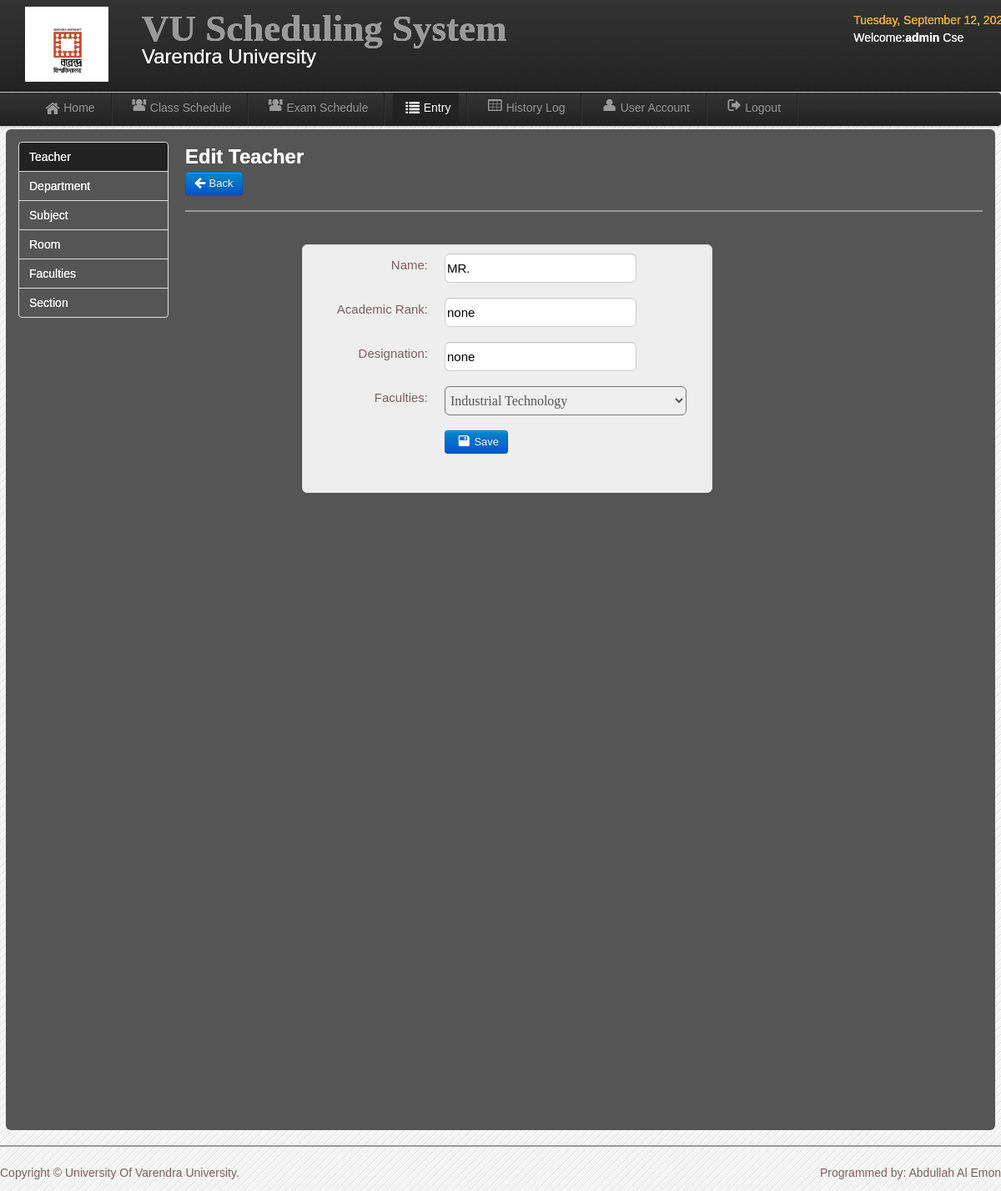
The app's page /admin/edit_teacher.php?id=65 (signed in) with its own data.
### tables this page shows
CREATE TABLE `users` (
  `User_id` int(11) NOT NULL,
  `UserName` varchar(20) NOT NULL,
  `Password` varchar(20) NOT NULL,
  `User_Type` varchar(20) NOT NULL,
  `FirstName` varchar(30) NOT NULL,
  `LastName` varchar(30) NOT NULL,
  `College` varchar(20) NOT NULL
);

CREATE TABLE `teacher` (
  `teacher_id` int(11) NOT NULL,
  `Name` varchar(50) NOT NULL,
  `Academic_Rank` varchar(100) NOT NULL,
  `Designation` varchar(100) NOT NULL,
  `Department` varchar(100) NOT NULL
);

### admin/session.php (called while the page is built, shortened)
<?php
        $id_session=$_SESSION['id'];
?>

### admin/edit_teacher.php (the view, shortened to what this page needs)
<?php include('session.php'); include('header.php'); include('dbcon.php');
$get_id=$_GET['id'];
 ?>
<body>
<?php include('nav-top1.php'); ?>
    <div class="navbar navbar-fixed-top1">
    <div class="navbar-inner">
    <div class="container">
	<div class="marg">
    <ul class="nav">
  <li>
    <a href="home.php"><i class="icon-home icon-large"></i>Home</a>
  </li>
   <li class="divider-vertical"></li>
  <li><a href="schedule.php"><i class="icon-group icon-large"></i>Class Schedule</a></li>
   <li class="divider-vertical"></li>
    <li><a href="exam_schedule.php"><i class="icon-group icon-large"></i>Exam Schedule</a></li>
   <li class="divider-vertical"></li>
  <li class="active"><a href="record.php"><i class="icon-list icon-large"></i>Entry</a></li>
   <li class="divider-vertical"></li>
  <li><a href="history_log.php"><i class="icon-table icon-large"></i>History Log</a></li>
     <li class="divider-vertical"></li>
  <li><a href="user_account.php"><i class="icon-user icon-large"></i>User Account</a></li>
  <li class="divider-vertical"></li>
  <li><a id="logout" data-toggle="modal" href="#myModal"><i class="icon-signout icon-large"></i>Logout</a></li>
   <li class="divider-vertical"></li>
</ul>
    </div>
    </div>
    </div>
    </div>
<div class="wrapper">
<div id="element" class="hero-body">
<div class="left-nav">
<ul class="nav nav-tabs nav-stacked">
  <li class="active"><a href="record.php"><font color="white">Teacher</font></a></li>
  <li><a href="course.php"><font color="white">Department</font></a></li>
  <li><a href="subject.php"><font color="white">Subject</font></a></li>
  <li><a href="room.php"><font color="white">Room</font></a></li>
  <li><a href="department.php"><font color="white">Faculties</font></a></li>
  <li><a href="shool_year.php"><font color="white">Section</font></a></li>
</ul>
</div>
<div class="right-nav-content">
<h2><font color="white">Edit Teacher</font></h2>
	<a class="btn btn-primary"  href="record.php">  <i class=" icon-arrow-left icon-large"></i>&nbsp;Back</a>
	<hr>
	<div class="teacher">
	   <form id="save_voter" class="form-horizontal" method="POST" action="update_teacher.php">
    <fieldset>
	<div class="new_voter_margin">
	<ul class="thumbnails_new_voter">
    <li class="span3">
    <div class="thumbnail_new_voter">
<?php $result=mysqli_query($conn,"select * from teacher where teacher_id='$get_id'")or die (mysqli_error());
$row=mysqli_fetch_array($result);
 ?>
	<div class="control-group">
    <label class="control-label" for="input01">Name:</label>
    <div class="controls">
    <input type="text" name="name" class="name" value="<?php echo $row['Name'];  ?>"  id="span900">
    </div>
    </div>
	<div class="control-group">
    <label class="control-label" for="input01">Academic Rank:</label>
    <div class="controls">
    <input type="text" name="Academic_Rank" class="Academic_Rank" value="<?php echo $row['Academic_Rank'];  ?>"  id="span900">
    </div>
    </div>
	<div class="control-group">
    <label class="control-label" for="input01">Designation:</label>
    <div class="controls">
    <input type="text" name="Designation" class="Designation" value="<?php echo $row['Designation'];  ?>"  id="span900">
    </div>
    </div>
	<div class="control-group">
    <label class="control-label" for="input01">Faculties:</label>
    <div class="controls">
   <select name="Department" class="Department"  id="span9000">
	<option><?php echo $row['Department'];  ?></option>
	</select>
    </div>
    </div>
	<div class="control-group">
	<div class="control-group">
    <div class="controls">
	<button id="save_voter" class="btn btn-primary" name="save"><i class="icon-save icon-large"></i>Save</button>
    </div>
    </div>
    </fieldset>
    </form>
	  </div>
		</div>
</div>
	</div>
<?php include('footer.php');?>
</body>

### admin/nav-top1.php
	<div class="navbar navbar-fixed-top">
	<div class="navbar-inner">
	<div class="container">
		<a class="branded">
		<img src="img/vu.jpg" width="100" height="90">
 	</a>
	<a class="brand">
	 <h1>VU Scheduling System</h1>
	 <div class="chmsc_nav"><font size="5" style="Bookman Old Style" color="white">Varendra University</font></div>
 	</a>
<div class="time_top">
<font color="orange">
  <?php
 $Today=date('y:m:d');
$new=date('l, F d, Y',strtotime($Today));
echo $new; ?>
</font>
<?php
$logout_query=mysqli_query($conn,"select * from users where User_id=$id_session");
$row=mysqli_fetch_array($logout_query);
$type=$row['User_Type'];
?>
<p><font color="white">Welcome:<b><?php echo $type;?></b>
<?php echo $row['College'] ?></p></font>
</div>
	</div>
	</div>
	</div>

### admin/css/style.css (style rules this page uses)
* { margin:0; padding:0; }
body { font-family:"Trebuchet MS", "Myriad Pro", Arial, sans-serif; font-size:14px; background:#f4f4f4 url(../img/bg.gif) repeat top left; color:rgb(121, 94, 94); text-shadow:0px 0px 0px #fff;; }
h1 { font-size:45px; }
a { color:#777; }
p { padding:5px 0px; }
.wrapper { width:1186px; margin:10px auto; min-height:550px; }

### records on screen
users: User_Type "admin", College "Cse"
teacher: name "MR.", Academic_Rank "none", Designation "none", Department "Industrial Technology"
